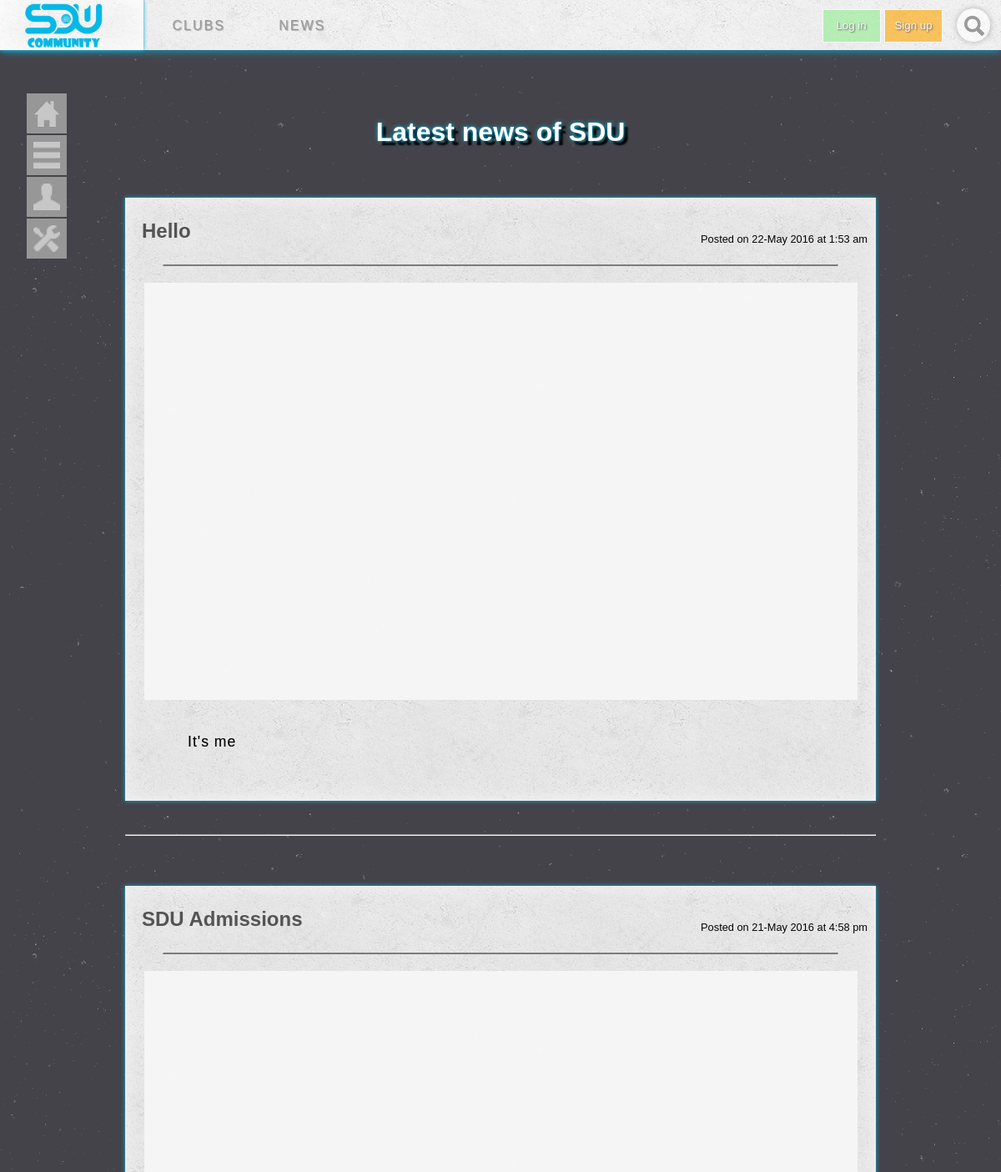
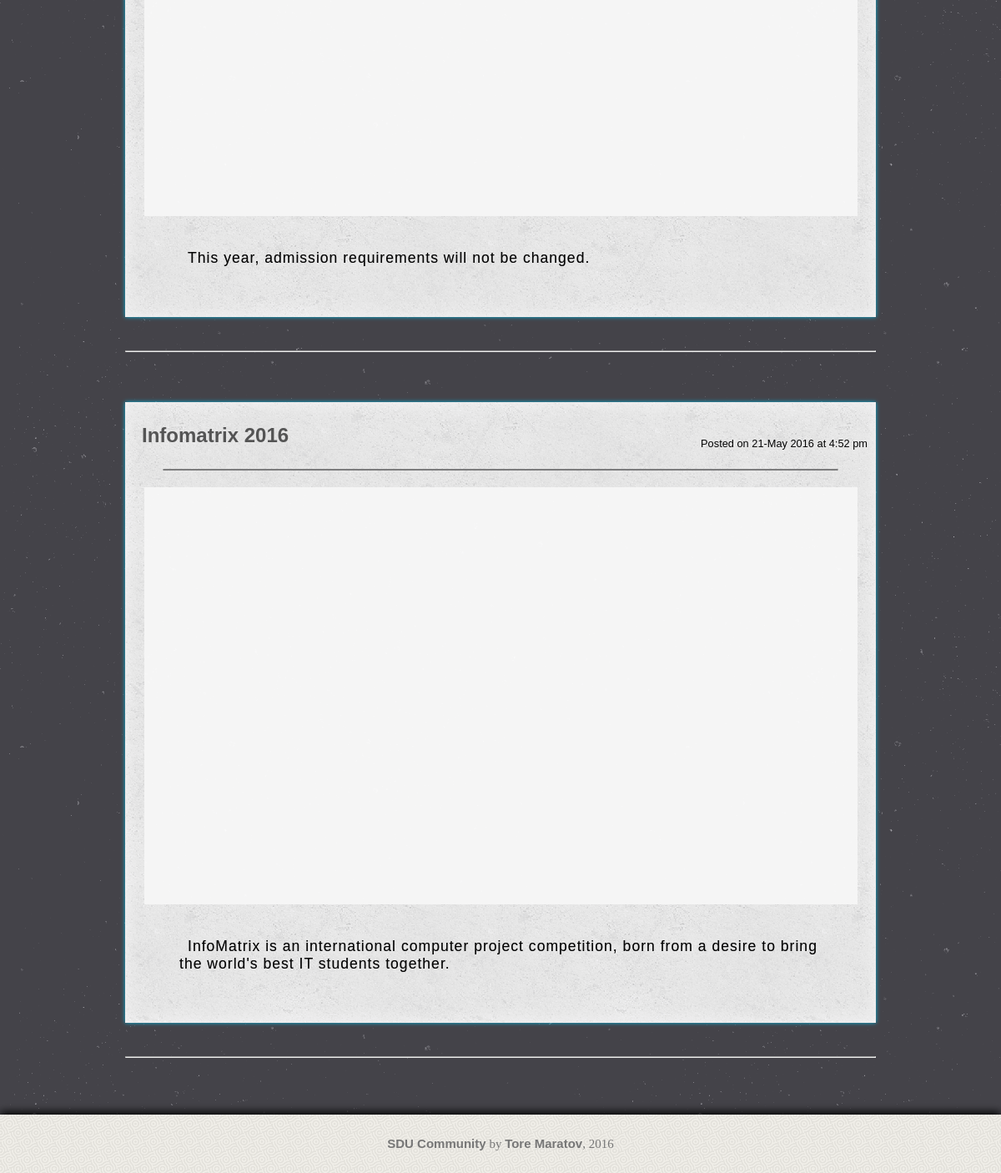
Page /news.php on the committed database (2 pictures, top to bottom).
### tables this page shows
CREATE TABLE `news` (
  `id` int(11) NOT NULL,
  `heading` varchar(70) NOT NULL,
  `short_content` text NOT NULL,
  `content` text NOT NULL,
  `date` date NOT NULL,
  `time` time NOT NULL
);

### news.php (the view, shortened to what this page needs)
<?php
include ('database.php');
$query = "SELECT * FROM news ORDER BY id DESC";
$news = $database->query($query);
$num = mysqli_num_rows($news);
?>
<html lang="en">
<link rel="stylesheet" href="main.css" type="text/css">
<head>
</head>
<body>
	<ul class="nav">
		<li id="nav-home">
			<a href="index.php"><img src="images/home.png" alt="">home</a>
		</li>
		<li id="nav-menu">
			<a href=""><img src="images/menu.png" alt="">main menu</a>
		</li>
		<li id="nav-account">
			<a href=""><img src="images/user.png" alt="">account</a>
		</li>
		<li id="nav-settings">
			<a href=""><img src="images/s.png" alt="">settings</a>
		</li>
	</ul>
	<div class="header">
		<div class="logocontainer menubar">
			<a id="logo" href="index.php"><img  src="images/logo.png" alt="logo" width="100px"></a>
		</div>
		<div class="menubar screen810">
			<a href="clubs.php">clubs</a>
		</div>
		<div class="menubar screen810">
			<a href="news.php">news</a>
		</div>
		<div class="logbuttons-container" >
		<?php
			if (!empty($_SESSION['id'])) {
				echo'<p id="logged-user">logged in as ';
				echo '<span style="border-bottom: 1px solid #777;"">'.($_SESSION['username'].'</span> ');
				echo'</p><a href="logout.php"><button id="logout" class="logbuttons" onclick="endsession()">Log out</button></a>
		</div> ';
			}else{
				echo '<button id="login" class="logbuttons" onclick="login()">Log in</button>
			<a href="registration.php"><button id="signup" class="logbuttons">Sign up</button></a>
		</div>';
			}
		?>
		<div class="search" onmouseover="login1()" onmouseout="login2()">
			<div id="searchiconcontainer"><img src="images/search.png" alt="search"></div>
		</div>
	</div>
	<div id="container" style="background: none;">
	<h1>Latest news of SDU</h1>
		<div id="content">
		<?php
			for($i=0; $i<$num ; $i++){
				$singlenews = $news->fetch_array();
				?><a href="singlenews.php?id=<?=$singlenews['id']?>" class="news-link"><div class="post news-post responsive-font">
				<div class="news-heading"><h2><?php echo $singlenews['heading']; ?></h2><p class="date">Posted on <?php
					$date = new DateTime($singlenews['date']);
					echo $date->format('d-M Y'); ?> at
				<?php
					$time = new DateTime($singlenews['time']);
					echo $time->format('g:i a');
				?>
				</p></div>
				<div class="horizontal-line"></div>
				<div class="images"></div>
				<div class="post-info news-post-info"><p><?php echo $singlenews['short_content']; ?></p></div>
			</div></a>
			<hr>
			<?php
			}
		?>
		</div>
	</div>
	<div id="footer">
	<p><span class="textatfooter">SDU Community</span> by <span class="textatfooter">Tore Maratov</span>, 2016</p>
	</div>
</body>
</html>

### main.css (style rules this page uses)
body { background-image: url(images/stardust.png); margin: 0px; padding: 0px; font-family: Century Gothic, sans-serif; }
* { font-family: Century Gothic, sans-serif; box-sizing: border-box; }
.news-link { color: inherit; text-decoration: none; }
.nav { opacity: 0.7; font-family: Century Gothic, sans-serif; letter-spacing: 2px; text-transform: uppercase; position: fixed; top: 110px; left: 30px; list-style: none; width: 50px; transition: opacity .3s ease-in-out; padding: 0px; margin: 0px; z-index: 99; }
.nav li { height: 50px; width: 50px; overflow: hidden; transition: width .3s ease-in-out, height .3s ease-in-out .3s; }
.nav li a { text-decoration: none; display: block; width: 200px; height: 40px; line-height: 40px; background-color: #bbb; margin: 2px; color: #fff; padding-left: 15px; transition: all .2s ease-in-out; }
.nav li a:first-child { font-size: 1.2em; height: 50px; line-height: 50px; position: relative; text-indent: 36px; }
.nav li a img { position: absolute; display: block; height: 32px; width: 32px; top: 8px; left: 8px; }
.header { width: 100%; height: 60px; position: relative; top: 0px; background-image: url(images/concrete_seamless.png); box-shadow: 0 0 10px #05b8e5; z-index: 99; }
.header div { display: inline-block; }
.logocontainer { width: 172px; position: relative; }
.logocontainer img { position: absolute; left: 27px; top: 2px; }
.menubar a { height: 60px; line-height: 60px; padding: 30px; text-transform: uppercase; text-decoration: none; font-family: Century Gothic, sans-serif; text-shadow: 1px 1px 1px #aaa; color: #999; letter-spacing: 2px; }
.menubar { transition: all .2s ease-in-out; }
.logbuttons-container { position: absolute; right: 70px; line-height: 60px; }
.logbuttons { border: 1px solid white; width: 70px; height: 40px; color: #fff; text-shadow: 1px 1px 2px black; opacity: 0.6; outline: none; display: inline-block; }
#login { background-color: lightgreen; margin: 0; margin-top: 10px; }
#signup { margin: 0; background-color: orange; }
.search { display: inline-block; width: 60px; height: 60px; position: fixed; right: 0px; top: 0px; overflow: hidden; padding: 0px; opacity: 0.6; transition: all .3s ease-in-out; }
.search img,input { display: inline-block; padding: 5px; }
.search img { position: absolute; right: 2px; top: 4px; }
#searchiconcontainer { position: fixed; right: 13px; top: 10px; width: 40px; height: 40px; border-radius: 50%; background-color: #fff; box-shadow: 0 0 7px #888; }
#container { width: 1000px; height: auto; background-image: url(images/concrete_seamless.png); margin: 0 auto; margin-top: 40px; margin-bottom: 20px; padding: 50px; padding-top: 40px; padding-bottom: 40px; box-sizing: border-box; }
#container h1 { font-family: Century Gothic, sans-serif; color: #fefefe; margin: 0px; text-shadow: 0px 0px 5px #05b8e5, 5px 5px 2px black; text-align: center; }
#content { display: block; position: relative; margin: 0 auto; }
.post:first-child { margin-top: 60px; }
.post { background-image: url(images/concrete_seamless.png); box-shadow: 0 0px 5px #05b8e5, inset 0 0 20px white; display: block; width: 100%; height: auto; margin: 60px 0 60px 0; opacity: 0.95; position: relative; padding-top: 20px; box-sizing: border-box; }
.news-post { background-image: url(images/concrete_seamless.png); box-shadow: 0 0 5px #05b8e5, inset 0 0 20px #fff; display: block; width: 100%; height: auto; margin: 40px 0px; opacity: 0.95; }
.news-post h2 { color: #555; margin: 20px; }
.news-heading { height: 40px; line-height: 40px; }
.news-heading h2 { display: inline; }
.horizontal-line { width: 90%; border: 1px solid grey; border-radius: 10px; margin: 0 auto; margin-top: 20px; margin-bottom: 20px; }
.date { display: inline; font-size: 0.8em; float: right; }
.post p { margin: 10px; text-indent: 10px; }
.post-info { font-family: Century Gothic, sans-serif; letter-spacing: 1px; font-size: 1.1em; text-shadow: 0 0 0px #999; margin: 0 auto; margin-top: 20px; padding: 10px; padding-bottom: 50px; width: 90%; }
.images { width: 95%; margin: 0 auto; height: 500px; background-color: white; background-size: 100%; }
#footer { bottom: 0px; width: 100%; height: 70px; background-color: #fff; background-image: url(images/subtle_white_mini_waves.png); box-shadow: 0 -3px 10px black; }
#footer p { text-align: center; font-size: 15px; color: #777; line-height: 70px; font-family: 'PT Sans', serif; }
.textatfooter { font-weight: bold; }

### rows in the picture
news: heading "Hello", date "22-May 2016", time "1:53 am", short_content "It's me"
news: heading "SDU Admissions", date "21-May 2016", time "4:58 pm", short_content "This year, admission requirements will not be changed."
news: heading "Infomatrix 2016", date "21-May 2016", time "4:52 pm", short_content "InfoMatrix is an international computer project competition, born from a desire to bring the world's best IT students together."
